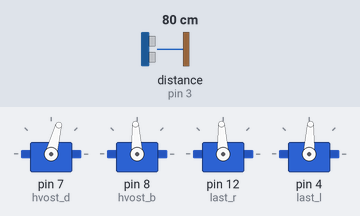
A sketch run on a simulated Arduino Uno, built with avr-gcc and run on an emulated ATmega328P. Parts: 4 × servo. The inputs (shaded band) are chosen by the test bench; at power-on: distance to the obstacle (sensor on pin 3) 80 cm. The echo pulse lasts 58.3 µs per cm; what the sketch prints to the serial monitor is not drawn.

Above: at 1.2 s.
1.3 s: distance to the obstacle (sensor on pin 3) set to 250 cm
At 1.8 s:
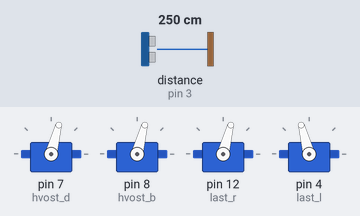
4.3 s: distance to the obstacle (sensor on pin 3) set to 2 cm
At 5.37 s:
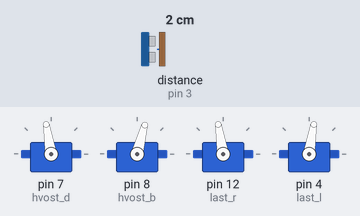
7.3 s: distance to the obstacle (sensor on pin 3) set to 299 cm
At 12.79 s:
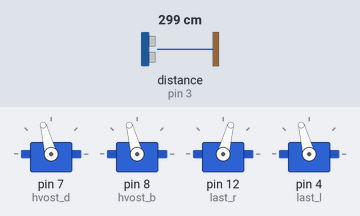
Timing chart, 0 to 19.3 s (numbered marks = the images above; inputs shaded):
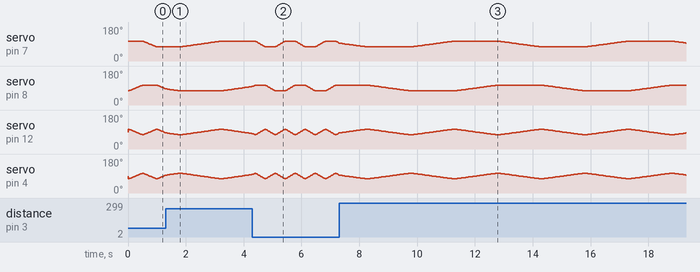

The sketch:

project_index_v.2.2.ino
```cpp
#include <Servo.h> // библиотека для серво
#include <NewPing.h> // библиотека для echo

//--создаем объекты--//
Servo hvost_d; // первый сервопривод
Servo hvost_b; // второй сервопривод
Servo last_r; // серво для правого ласта
Servo last_l; // серво для левого ласта
//-------------------//

//--подключаем echo--//
#define TRIGGER_PIN  2  // пин trig датчика
#define ECHO_PIN     3  // пин echo датчика
#define MAX_DISTANCE 400 // максимальная дистанция echo
NewPing sonar(TRIGGER_PIN, ECHO_PIN, MAX_DISTANCE);
//-------------------//

int i; // переменная для вращения хвоста

void setup() {
//--подключение серво к пинам--//
  hvost_d.attach(7);
  hvost_b.attach(8);
  last_r.attach(12);
  last_l.attach(4);
//-----------------------------//
  /* питание от внешнего блока питания */
  Serial.begin(9600); // монитор порта

  hvost_d.write(90 + 15);
  hvost_b.write(90 - 15);
  last_r.write(90);
  last_l.write(90);

}

void loop() {
  for (i = -15; i <= 15; i++) {
    delay(rost());
    hvost_b.write(90 + i);
    last_r.write(90 - i);
    last_l.write(90 + i);
  }

   for (i = 15; i >= -15; i--) {
    delay(rost());
    hvost_d.write(90 + i);
    last_r.write(90 - i);
    last_l.write(90 + i);
  }

   for (i = -15; i <= 15; i++) {
    delay(rost());
    hvost_b.write(90 - i);
    last_r.write(90 - i);
    last_l.write(90 + i);
  }

   for (i = 15; i >= -15; i--) {
    delay(rost());
    hvost_d.write(90 - i);
    last_r.write(90 - i);
    last_l.write(90 + i);
  }
}

//--функции, используемые в коде--//

int rost() { // функция, возращающая нужную задержку для серво
  unsigned int a; // возвращаемая переменная
  unsigned int distance = sonar.ping_cm(); // сохраняем в переменную дистанцию

  Serial.print("disttance ");
  Serial.print(distance);   // выводим дистанцию в порт

  if (distance < 100 && distance > 0) { // изменяем задержку в зависимости от растояния
    a = 10;
  } else if (distance < 150 && distance > 0) {
    a = 15;
  } else if (distance < 200 && distance > 0) {
    a = 20;
  } else if (distance < 250 && distance > 0) {
    a = 25;
  } else {
    a = 30;
  }
  return a;
}
```
